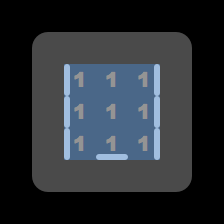

A 2D game scene composited from a Tiled map and its tileset images. What follows is a short description and the map's XML, with every tile layer's data as written:
An orthogonal 7x7 tile map with 32x32 px tiles, 4 tile layers (grid, walls, zonemap, cellrounded) and 5 objects (3x goal, player, monster).

<map version="1.0" orientation="orthogonal" width="7" height="7" tilewidth="32" tileheight="32">
 <properties>
  <property name="_mode" value="merged" />
  <property name="_title" value="test" />
  <property name="zone" value="1" />
 </properties>
 <tileset firstgid="1" name="cells" tilewidth="32" tileheight="32">
  <image source="../cells.png" trans="ff00ff" width="128" height="384" />
 </tileset>
 <layer name="grid" width="7" height="7">
  <data>
   <tile gid="16" />
   <tile gid="16" />
   <tile gid="16" />
   <tile gid="16" />
   <tile gid="16" />
   <tile gid="16" />
   <tile gid="16" />
   <tile gid="16" />
   <tile gid="1" />
   <tile gid="1" />
   <tile gid="1" />
   <tile gid="1" />
   <tile gid="1" />
   <tile gid="16" />
   <tile gid="16" />
   <tile gid="1" />
   <tile gid="1" />
   <tile gid="1" />
   <tile gid="1" />
   <tile gid="1" />
   <tile gid="16" />
   <tile gid="16" />
   <tile gid="1" />
   <tile gid="1" />
   <tile gid="1" />
   <tile gid="1" />
   <tile gid="1" />
   <tile gid="16" />
   <tile gid="16" />
   <tile gid="1" />
   <tile gid="1" />
   <tile gid="1" />
   <tile gid="1" />
   <tile gid="1" />
   <tile gid="16" />
   <tile gid="16" />
   <tile gid="1" />
   <tile gid="1" />
   <tile gid="1" />
   <tile gid="1" />
   <tile gid="1" />
   <tile gid="16" />
   <tile gid="16" />
   <tile gid="16" />
   <tile gid="16" />
   <tile gid="16" />
   <tile gid="16" />
   <tile gid="16" />
   <tile gid="16" />
  </data>
 </layer>
 <layer name="walls" width="7" height="7">
  <data>
   <tile gid="0" />
   <tile gid="0" />
   <tile gid="0" />
   <tile gid="0" />
   <tile gid="0" />
   <tile gid="0" />
   <tile gid="0" />
   <tile gid="0" />
   <tile gid="0" />
   <tile gid="0" />
   <tile gid="0" />
   <tile gid="0" />
   <tile gid="0" />
   <tile gid="0" />
   <tile gid="0" />
   <tile gid="0" />
   <tile gid="3" />
   <tile gid="0" />
   <tile gid="2" />
   <tile gid="0" />
   <tile gid="0" />
   <tile gid="0" />
   <tile gid="0" />
   <tile gid="3" />
   <tile gid="0" />
   <tile gid="2" />
   <tile gid="0" />
   <tile gid="0" />
   <tile gid="0" />
   <tile gid="0" />
   <tile gid="3" />
   <tile gid="9" />
   <tile gid="2" />
   <tile gid="0" />
   <tile gid="0" />
   <tile gid="0" />
   <tile gid="0" />
   <tile gid="0" />
   <tile gid="0" />
   <tile gid="0" />
   <tile gid="0" />
   <tile gid="0" />
   <tile gid="0" />
   <tile gid="0" />
   <tile gid="0" />
   <tile gid="0" />
   <tile gid="0" />
   <tile gid="0" />
   <tile gid="0" />
  </data>
 </layer>
 <layer name="zonemap" width="7" height="7" opacity="0.41">
  <data>
   <tile gid="0" />
   <tile gid="0" />
   <tile gid="0" />
   <tile gid="0" />
   <tile gid="0" />
   <tile gid="0" />
   <tile gid="0" />
   <tile gid="0" />
   <tile gid="0" />
   <tile gid="0" />
   <tile gid="0" />
   <tile gid="0" />
   <tile gid="0" />
   <tile gid="0" />
   <tile gid="0" />
   <tile gid="0" />
   <tile gid="34" />
   <tile gid="34" />
   <tile gid="34" />
   <tile gid="0" />
   <tile gid="0" />
   <tile gid="0" />
   <tile gid="0" />
   <tile gid="34" />
   <tile gid="34" />
   <tile gid="34" />
   <tile gid="0" />
   <tile gid="0" />
   <tile gid="0" />
   <tile gid="0" />
   <tile gid="34" />
   <tile gid="34" />
   <tile gid="34" />
   <tile gid="0" />
   <tile gid="0" />
   <tile gid="0" />
   <tile gid="0" />
   <tile gid="0" />
   <tile gid="0" />
   <tile gid="0" />
   <tile gid="0" />
   <tile gid="0" />
   <tile gid="0" />
   <tile gid="0" />
   <tile gid="0" />
   <tile gid="0" />
   <tile gid="0" />
   <tile gid="0" />
   <tile gid="0" />
  </data>
 </layer>
 <layer name="cellrounded" width="7" height="7">
  <data>
   <tile gid="0" />
   <tile gid="0" />
   <tile gid="0" />
   <tile gid="0" />
   <tile gid="0" />
   <tile gid="0" />
   <tile gid="0" />
   <tile gid="0" />
   <tile gid="17" />
   <tile gid="0" />
   <tile gid="0" />
   <tile gid="0" />
   <tile gid="18" />
   <tile gid="0" />
   <tile gid="0" />
   <tile gid="0" />
   <tile gid="0" />
   <tile gid="0" />
   <tile gid="0" />
   <tile gid="0" />
   <tile gid="0" />
   <tile gid="0" />
   <tile gid="0" />
   <tile gid="0" />
   <tile gid="0" />
   <tile gid="0" />
   <tile gid="0" />
   <tile gid="0" />
   <tile gid="0" />
   <tile gid="0" />
   <tile gid="0" />
   <tile gid="0" />
   <tile gid="0" />
   <tile gid="0" />
   <tile gid="0" />
   <tile gid="0" />
   <tile gid="19" />
   <tile gid="0" />
   <tile gid="0" />
   <tile gid="0" />
   <tile gid="20" />
   <tile gid="0" />
   <tile gid="0" />
   <tile gid="0" />
   <tile gid="0" />
   <tile gid="0" />
   <tile gid="0" />
   <tile gid="0" />
   <tile gid="0" />
  </data>
 </layer>
 <objectgroup name="players" width="7" height="7">
  <object type="player" x="49" y="48" />
 </objectgroup>
 <objectgroup name="enemies" width="7" height="7">
  <object type="monster" x="82" y="110" />
 </objectgroup>
 <objectgroup name="items" width="7" height="7">
  <object type="goal" x="173" y="48" />
  <object type="goal" x="172" y="173" />
  <object type="goal" x="49" y="172" />
 </objectgroup>
 <objectgroup name="powerups" width="7" height="7" />
 <objectgroup name="portals" width="7" height="7" />
 <objectgroup name="cells" width="7" height="7" />
</map>
